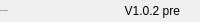
              <widget class="QFrame" name="bottomBar">
               <property name="minimumSize">
                <size>
                 <width>0</width>
                 <height>22</height>
                </size>
               </property>
               <property name="maximumSize">
                <size>
                 <width>16777215</width>
                 <height>22</height>
                </size>
               </property>
               <property name="frameShape">
                <enum>QFrame::NoFrame</enum>
               </property>
               <property name="frameShadow">
                <enum>QFrame::Raised</enum>
               </property>
               <layout class="QHBoxLayout" name="horizontalLayout_5">
                <property name="spacing">
                 <number>0</number>
                </property>
                <property name="leftMargin">
                 <number>0</number>
                </property>
                <property name="topMargin">
                 <number>0</number>
                </property>
                <property name="rightMargin">
                 <number>0</number>
                </property>
                <property name="bottomMargin">
                 <number>0</number>
                </property>
                <item>
                 <widget class="QLabel" name="creditsLabel">
                  <property name="maximumSize">
                   <size>
                    <width>16777215</width>
                    <height>16</height>
                   </size>
                  </property>
                  <property name="font">
                   <font>
                    <family>Segoe UI</family>
                    <pointsize>-1</pointsize>
                    <weight>50</weight>
                    <italic>false</italic>
                    <bold>false</bold>
                   </font>
                  </property>
                  <property name="text">
                   <string>By: Arjun Sharma</string>
                  </property>
                  <property name="alignment">
                   <set>Qt::AlignLeading|Qt::AlignLeft|Qt::AlignVCenter</set>
                  </property>
                 </widget>
                </item>
                <item>
                 <widget class="QLabel" name="version">
                  <property name="text">
                   <string>V1.0.2 pre</string>
                  </property>
                  <property name="alignment">
                   <set>Qt::AlignRight|Qt::AlignTrailing|Qt::AlignVCenter</set>
                  </property>
                 </widget>
                </item>
                <item>
                 <widget class="QFrame" name="frame_size_grip">
                  <property name="minimumSize">
                   <size>
                    <width>20</width>
                    <height>0</height>
                   </size>
                  </property>
                  <property name="maximumSize">
                   <size>
                    <width>20</width>
                    <height>16777215</height>
                   </size>
                  </property>
                  <property name="frameShape">
                   <enum>QFrame::NoFrame</enum>
                  </property>
                  <property name="frameShadow">
                   <enum>QFrame::Raised</enum>
                  </property>
                 </widget>
                </item>
               </layout>
              </widget>
